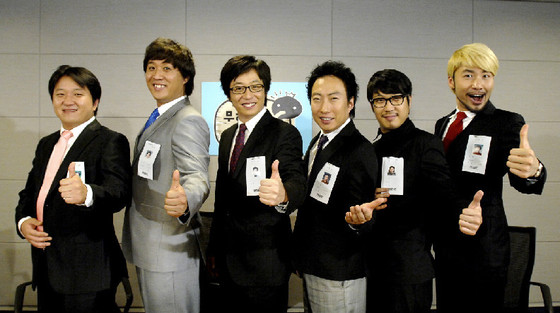
#> input picture img/mudo1.jpg, 560 x 313 px
$ python plt_imshow_subplot.py
#> lines starting #> are read from the running program, lines starting #| are printed output that depends on the picture
import matplotlib.pyplot as plt
import cv2

img1 = cv2.imread('./img/mudo1.jpg')
#> img1 is the input picture: shape (313, 560, 3); mean B, G, R 81.2, 91.9, 96.7
img2 = cv2.imread('./img/mudo2.jpg')
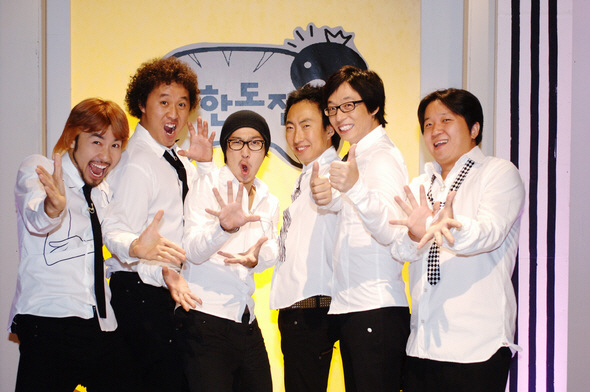
#> input picture img/mudo2.jpg, 590 x 392 px
#> img2 is the input picture: shape (392, 590, 3); mean B, G, R 140.7, 149.1, 166.1
img3 = cv2.imread('./img/mudo3.jpg')
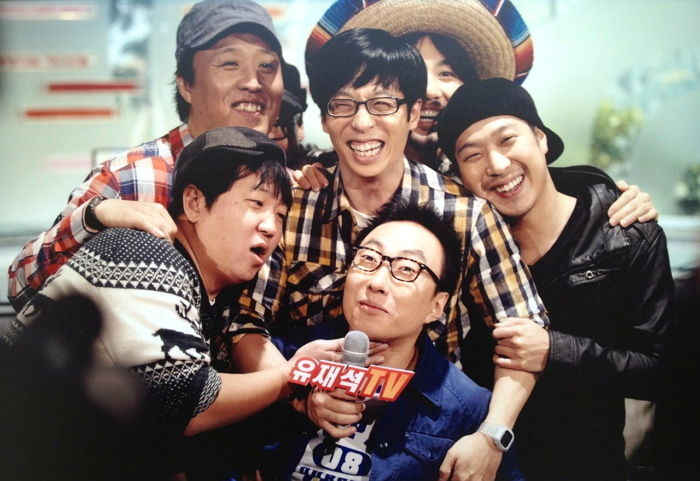
#> input picture img/mudo3.jpg, 700 x 481 px
#> img3 is the input picture: shape (481, 700, 3); mean B, G, R 107, 112.6, 122.3

plt.subplot(1, 3, 1)
plt.imshow(img1[:,:,(2,1,0)])
plt.xticks([]); plt.yticks([])

plt.subplot(1, 3, 2)
plt.imshow(img2[:,:,::-1])
plt.xticks([]); plt.yticks([])

plt.subplot(1, 3, 3)
plt.imshow(img3[:,:,::-1])
plt.xticks([]); plt.yticks([])

plt.show()
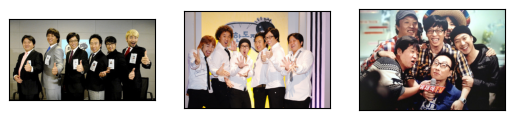
#> figure drawn by matplotlib, 3 panels
